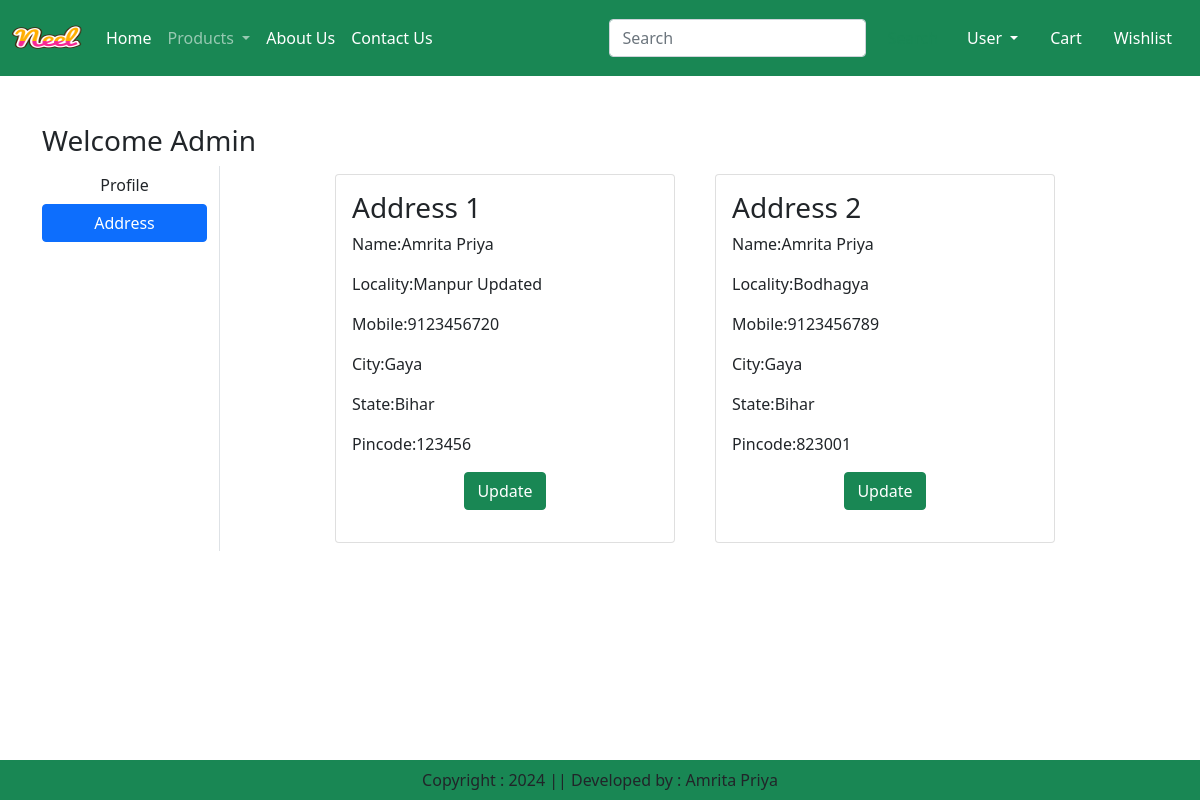
The page /address/ (signed in) on the database its author committed.
### app/models.py (models this page shows, shortened)
class Customer(models.Model):
    user = models.ForeignKey(User, on_delete=models.CASCADE)
    name = models.CharField(max_length=100)
    locality = models.CharField(max_length=200)
    city = models.CharField(max_length=200)
    mobile = models.IntegerField()
    zipcode = models.IntegerField()
    state = models.CharField(choices=STATE_CHOICES,max_length=100)

### app/views.py (the view)
# urls.py: path('address/',views.address, name="address"),
def address(request):
    add = Customer.objects.filter(user = request.user)
    return render(request,'app/address.html',locals())

### app/templates/app/address.html (shortened to what this page needs)
{% extends "app/base.html" %}
{% load static %}
{% block main-content %}
<div class="container my-5">
    <div class="row">
        <h3>Welcome <span class="text-capitalize">{{request.user}}</span></h3>
    <div class="col-sm-2 border-end">
        <ul class="list-unstyled">
            <li class="d-grid"><a href= {% url "profile" %} class="btn">Profile</a></li>
            <li class="d-grid"><a href= {% url "address" %} class="btn btn-primary">Address</a></li>
        </ul>
    </div>
    <div class="col-sm-8 offset-sm-1">
        <div class="row">
            {% for ad in add %}
            <div class="col-sm-6">
                <div class="card m-2">
                <div class="card-body">
                    <h3>Address {{forloop.counter}}</h3>
                    <p>Name:{{ad.name}}</p>
                    <p>Locality:{{ad.locality}}</p>
                    <p>Mobile:{{ad.mobile}}</p>
                    <p>City:{{ad.city}}</p>
                    <p>State:{{ad.state}}</p>
                    <p>Pincode:{{ad.zipcode}}</p>
                    <p class="text-center">
                        <a href="{% url "updateAddress" pk=ad.id %}" type="button" class="btn btn-success">
                            Update
                        </a>
                    </p>
                </div>
                </div>
            </div>
            {% endfor %}
        </div>
    </div>
</div>
</div>
{% endblock main-content %}

### rows shown on the page
Customer: name "Amrita Priya", locality "Manpur Updated", mobile "9123456720", city "Gaya", state "Bihar", zipcode "123456"
Customer: name "Amrita Priya", locality "Bodhagya", mobile "9123456789", city "Gaya", state "Bihar", zipcode "823001"

### other values the page prints
{{ request.user }} "Admin"
